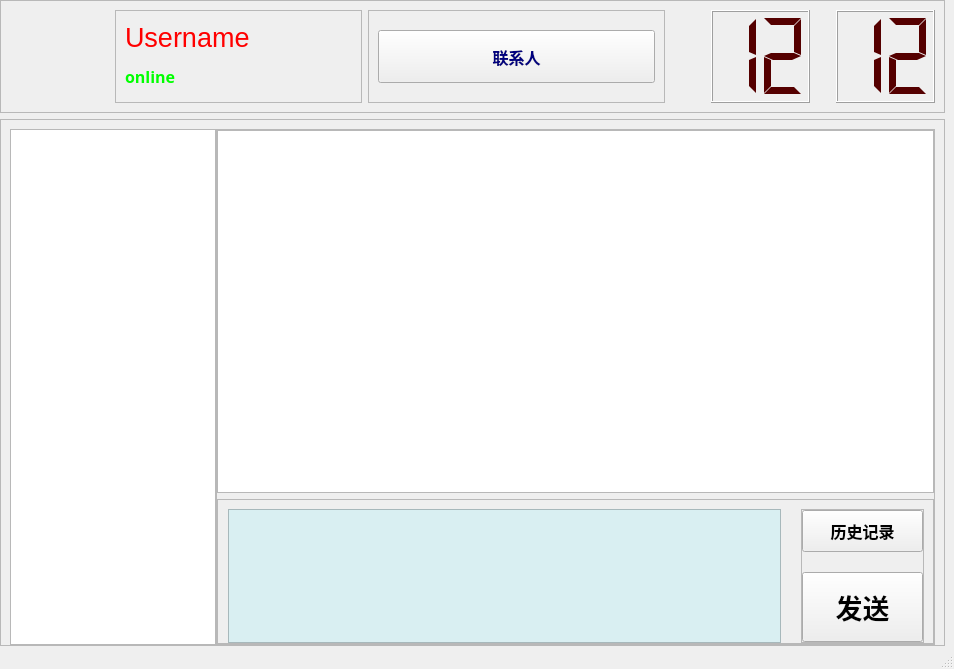
<?xml version="1.0" encoding="UTF-8"?>
<ui version="4.0">
 <class>SQL</class>
 <widget class="QMainWindow" name="SQL">
  <property name="enabled">
   <bool>true</bool>
  </property>
  <property name="geometry">
   <rect>
    <x>0</x>
    <y>0</y>
    <width>954</width>
    <height>669</height>
   </rect>
  </property>
  <property name="font">
   <font>
    <family>Arial</family>
    <pointsize>11</pointsize>
   </font>
  </property>
  <property name="windowTitle">
   <string>在线聊天系统</string>
  </property>
  <property name="styleSheet">
   <string notr="true">WindowOpacity:0.1</string>
  </property>
  <property name="unifiedTitleAndToolBarOnMac">
   <bool>false</bool>
  </property>
  <widget class="QWidget" name="centralwidget">
   <layout class="QVBoxLayout" name="verticalLayout_4" stretch="3,14">
    <property name="leftMargin">
     <number>0</number>
    </property>
    <property name="topMargin">
     <number>0</number>
    </property>
    <property name="bottomMargin">
     <number>0</number>
    </property>
    <item>
     <widget class="QFrame" name="frame_6">
      <property name="frameShape">
       <enum>QFrame::StyledPanel</enum>
      </property>
      <property name="frameShadow">
       <enum>QFrame::Raised</enum>
      </property>
      <layout class="QHBoxLayout" name="horizontalLayout_2" stretch="10,25,30,0,10,0,10">
       <item>
        <widget class="QLabel" name="pic">
         <property name="sizePolicy">
          <sizepolicy hsizetype="Ignored" vsizetype="Ignored">
           <horstretch>0</horstretch>
           <verstretch>0</verstretch>
          </sizepolicy>
         </property>
         <property name="text">
          <string/>
         </property>
         <property name="pixmap">
          <pixmap>resource/1.jpg</pixmap>
         </property>
        </widget>
       </item>
       <item>
        <widget class="QFrame" name="frame_5">
         <property name="frameShape">
          <enum>QFrame::StyledPanel</enum>
         </property>
         <property name="frameShadow">
          <enum>QFrame::Raised</enum>
         </property>
         <layout class="QVBoxLayout" name="verticalLayout_3">
          <item>
           <widget class="QLabel" name="username">
            <property name="font">
             <font>
              <family>Arial</family>
              <pointsize>20</pointsize>
             </font>
            </property>
            <property name="styleSheet">
             <string notr="true">color:rgb(255, 0, 0)</string>
            </property>
            <property name="text">
             <string>Username</string>
            </property>
           </widget>
          </item>
          <item>
           <widget class="QLabel" name="online">
            <property name="palette">
             <palette>
              <active>
               <colorrole role="WindowText">
                <brush brushstyle="SolidPattern">
                 <color alpha="255">
                  <red>0</red>
                  <green>255</green>
                  <blue>0</blue>
                 </color>
                </brush>
               </colorrole>
               <colorrole role="Text">
                <brush brushstyle="SolidPattern">
                 <color alpha="255">
                  <red>0</red>
                  <green>255</green>
                  <blue>0</blue>
                 </color>
                </brush>
               </colorrole>
               <colorrole role="ButtonText">
                <brush brushstyle="SolidPattern">
                 <color alpha="255">
                  <red>0</red>
                  <green>255</green>
                  <blue>0</blue>
                 </color>
                </brush>
               </colorrole>
               <colorrole role="PlaceholderText">
                <brush brushstyle="NoBrush">
                 <color alpha="128">
                  <red>0</red>
                  <green>255</green>
                  <blue>0</blue>
                 </color>
                </brush>
               </colorrole>
              </active>
              <inactive>
               <colorrole role="WindowText">
                <brush brushstyle="SolidPattern">
                 <color alpha="255">
                  <red>0</red>
                  <green>255</green>
                  <blue>0</blue>
                 </color>
                </brush>
               </colorrole>
               <colorrole role="Text">
                <brush brushstyle="SolidPattern">
                 <color alpha="255">
                  <red>0</red>
                  <green>255</green>
                  <blue>0</blue>
                 </color>
                </brush>
               </colorrole>
               <colorrole role="ButtonText">
                <brush brushstyle="SolidPattern">
                 <color alpha="255">
                  <red>0</red>
                  <green>255</green>
                  <blue>0</blue>
                 </color>
                </brush>
               </colorrole>
               <colorrole role="PlaceholderText">
                <brush brushstyle="NoBrush">
                 <color alpha="128">
                  <red>0</red>
                  <green>255</green>
                  <blue>0</blue>
                 </color>
                </brush>
               </colorrole>
              </inactive>
              <disabled>
               <colorrole role="WindowText">
                <brush brushstyle="SolidPattern">
                 <color alpha="255">
                  <red>0</red>
                  <green>255</green>
                  <blue>0</blue>
                 </color>
                </brush>
               </colorrole>
               <colorrole role="Text">
                <brush brushstyle="SolidPattern">
                 <color alpha="255">
                  <red>0</red>
                  <green>255</green>
                  <blue>0</blue>
                 </color>
                </brush>
               </colorrole>
               <colorrole role="ButtonText">
                <brush brushstyle="SolidPattern">
                 <color alpha="255">
                  <red>0</red>
                  <green>255</green>
                  <blue>0</blue>
                 </color>
                </brush>
               </colorrole>
               <colorrole role="PlaceholderText">
                <brush brushstyle="NoBrush">
                 <color alpha="128">
                  <red>0</red>
                  <green>255</green>
                  <blue>0</blue>
                 </color>
                </brush>
               </colorrole>
              </disabled>
             </palette>
            </property>
            <property name="font">
             <font>
              <family>Arial Black</family>
              <pointsize>12</pointsize>
              <weight>75</weight>
              <bold>true</bold>
             </font>
            </property>
            <property name="styleSheet">
             <string notr="true">color:rgb(0, 255, 0)</string>
            </property>
            <property name="text">
             <string>online</string>
            </property>
            <property name="textFormat">
             <enum>Qt::PlainText</enum>
            </property>
           </widget>
          </item>
         </layout>
        </widget>
       </item>
       <item>
        <widget class="QFrame" name="frame_7">
         <property name="frameShape">
          <enum>QFrame::StyledPanel</enum>
         </property>
         <property name="frameShadow">
          <enum>QFrame::Raised</enum>
         </property>
         <layout class="QVBoxLayout" name="verticalLayout_5">
          <item>
           <spacer name="verticalSpacer">
            <property name="orientation">
             <enum>Qt::Vertical</enum>
            </property>
            <property name="sizeHint" stdset="0">
             <size>
              <width>20</width>
              <height>10</height>
             </size>
            </property>
           </spacer>
          </item>
          <item>
           <widget class="QPushButton" name="contacts">
            <property name="sizePolicy">
             <sizepolicy hsizetype="Minimum" vsizetype="Preferred">
              <horstretch>0</horstretch>
              <verstretch>10</verstretch>
             </sizepolicy>
            </property>
            <property name="font">
             <font>
              <family>Arial</family>
              <pointsize>12</pointsize>
              <weight>75</weight>
              <bold>true</bold>
             </font>
            </property>
            <property name="styleSheet">
             <string notr="true">color:rgb(0, 0, 127)</string>
            </property>
            <property name="text">
             <string>联系人</string>
            </property>
           </widget>
          </item>
          <item>
           <spacer name="verticalSpacer_2">
            <property name="orientation">
             <enum>Qt::Vertical</enum>
            </property>
            <property name="sizeHint" stdset="0">
             <size>
              <width>20</width>
              <height>10</height>
             </size>
            </property>
           </spacer>
          </item>
         </layout>
        </widget>
       </item>
       <item>
        <spacer name="horizontalSpacer">
         <property name="orientation">
          <enum>Qt::Horizontal</enum>
         </property>
         <property name="sizeHint" stdset="0">
          <size>
           <width>40</width>
           <height>20</height>
          </size>
         </property>
        </spacer>
       </item>
       <item>
        <widget class="QLCDNumber" name="hours">
         <property name="layoutDirection">
          <enum>Qt::LeftToRight</enum>
         </property>
         <property name="styleSheet">
          <string notr="true">color:rgb(85, 0, 0)</string>
         </property>
         <property name="digitCount">
          <number>2</number>
         </property>
         <property name="mode">
          <enum>QLCDNumber::Dec</enum>
         </property>
         <property name="segmentStyle">
          <enum>QLCDNumber::Flat</enum>
         </property>
         <property name="value" stdset="0">
          <double>12.000000000000000</double>
         </property>
         <property name="intValue" stdset="0">
          <number>12</number>
         </property>
        </widget>
       </item>
       <item>
        <spacer name="horizontalSpacer_2">
         <property name="orientation">
          <enum>Qt::Horizontal</enum>
         </property>
         <property name="sizeHint" stdset="0">
          <size>
           <width>20</width>
           <height>20</height>
          </size>
         </property>
        </spacer>
       </item>
       <item>
        <widget class="QLCDNumber" name="minutes">
         <property name="layoutDirection">
          <enum>Qt::LeftToRight</enum>
         </property>
         <property name="styleSheet">
          <string notr="true">color:rgb(85, 0, 0)</string>
         </property>
         <property name="digitCount">
          <number>2</number>
         </property>
         <property name="mode">
          <enum>QLCDNumber::Dec</enum>
         </property>
         <property name="segmentStyle">
          <enum>QLCDNumber::Flat</enum>
         </property>
         <property name="value" stdset="0">
          <double>12.000000000000000</double>
         </property>
         <property name="intValue" stdset="0">
          <number>12</number>
         </property>
        </widget>
       </item>
      </layout>
     </widget>
    </item>
    <item>
     <widget class="QFrame" name="frame_4">
      <property name="frameShape">
       <enum>QFrame::StyledPanel</enum>
      </property>
      <property name="frameShadow">
       <enum>QFrame::Raised</enum>
      </property>
      <layout class="QHBoxLayout" name="horizontalLayout_3" stretch="2,7">
       <property name="spacing">
        <number>0</number>
       </property>
       <property name="leftMargin">
        <number>9</number>
       </property>
       <property name="rightMargin">
        <number>9</number>
       </property>
       <property name="bottomMargin">
        <number>0</number>
       </property>
       <item>
        <widget class="QListWidget" name="contacts_list">
         <property name="font">
          <font>
           <family>Arial</family>
           <pointsize>14</pointsize>
          </font>
         </property>
         <property name="styleSheet">
          <string notr="true"/>
         </property>
         <property name="lineWidth">
          <number>4</number>
         </property>
        </widget>
       </item>
       <item>
        <widget class="QFrame" name="frame_3">
         <property name="frameShape">
          <enum>QFrame::StyledPanel</enum>
         </property>
         <property name="frameShadow">
          <enum>QFrame::Raised</enum>
         </property>
         <layout class="QVBoxLayout" name="verticalLayout_2" stretch="10,4">
          <property name="spacing">
           <number>6</number>
          </property>
          <property name="leftMargin">
           <number>0</number>
          </property>
          <property name="topMargin">
           <number>0</number>
          </property>
          <property name="rightMargin">
           <number>0</number>
          </property>
          <property name="bottomMargin">
           <number>0</number>
          </property>
          <item>
           <widget class="QTextBrowser" name="messages"/>
          </item>
          <item>
           <widget class="QFrame" name="frame_2">
            <property name="frameShape">
             <enum>QFrame::StyledPanel</enum>
            </property>
            <property name="frameShadow">
             <enum>QFrame::Raised</enum>
            </property>
            <layout class="QHBoxLayout" name="horizontalLayout" stretch="9,2">
             <property name="spacing">
              <number>20</number>
             </property>
             <property name="leftMargin">
              <number>10</number>
             </property>
             <property name="topMargin">
              <number>9</number>
             </property>
             <property name="rightMargin">
              <number>9</number>
             </property>
             <property name="bottomMargin">
              <number>0</number>
             </property>
             <item>
              <widget class="QPlainTextEdit" name="test_edit">
               <property name="font">
                <font>
                 <family>Arial</family>
                 <pointsize>14</pointsize>
                </font>
               </property>
               <property name="styleSheet">
                <string notr="true">background-color: rgb(217, 239, 242);</string>
               </property>
              </widget>
             </item>
             <item>
              <widget class="QFrame" name="frame">
               <property name="frameShape">
                <enum>QFrame::StyledPanel</enum>
               </property>
               <property name="frameShadow">
                <enum>QFrame::Raised</enum>
               </property>
               <layout class="QVBoxLayout" name="verticalLayout" stretch="3,5">
                <property name="spacing">
                 <number>20</number>
                </property>
                <property name="leftMargin">
                 <number>0</number>
                </property>
                <property name="topMargin">
                 <number>0</number>
                </property>
                <property name="rightMargin">
                 <number>0</number>
                </property>
                <property name="bottomMargin">
                 <number>0</number>
                </property>
                <item>
                 <widget class="QPushButton" name="send_files">
                  <property name="sizePolicy">
                   <sizepolicy hsizetype="Minimum" vsizetype="Expanding">
                    <horstretch>0</horstretch>
                    <verstretch>1</verstretch>
                   </sizepolicy>
                  </property>
                  <property name="font">
                   <font>
                    <family>Arial</family>
                    <pointsize>12</pointsize>
                    <weight>75</weight>
                    <bold>true</bold>
                   </font>
                  </property>
                  <property name="text">
                   <string>历史记录</string>
                  </property>
                 </widget>
                </item>
                <item>
                 <widget class="QPushButton" name="send">
                  <property name="sizePolicy">
                   <sizepolicy hsizetype="Minimum" vsizetype="Expanding">
                    <horstretch>0</horstretch>
                    <verstretch>0</verstretch>
                   </sizepolicy>
                  </property>
                  <property name="font">
                   <font>
                    <family>Arial</family>
                    <pointsize>20</pointsize>
                    <weight>75</weight>
                    <bold>true</bold>
                   </font>
                  </property>
                  <property name="text">
                   <string>发送</string>
                  </property>
                 </widget>
                </item>
               </layout>
              </widget>
             </item>
            </layout>
           </widget>
          </item>
         </layout>
        </widget>
       </item>
      </layout>
     </widget>
    </item>
   </layout>
  </widget>
  <widget class="QStatusBar" name="statusbar"/>
  <action name="switch_user">
   <property name="text">
    <string>Switch user</string>
   </property>
  </action>
  <action name="logout">
   <property name="text">
    <string>Logout</string>
   </property>
  </action>
  <action name="info">
   <property name="text">
    <string>info</string>
   </property>
  </action>
 </widget>
 <resources/>
 <connections/>
</ui>
